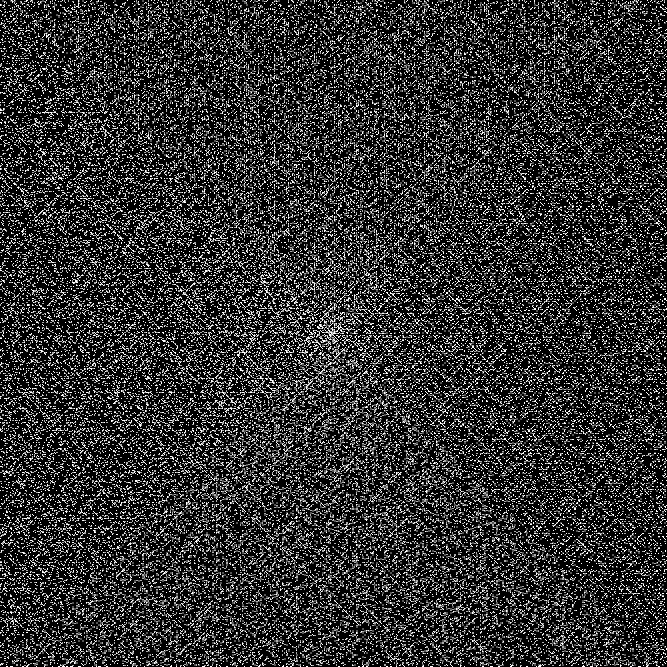
#> input picture ITERATIVE_ART/ulam_spiral_1000x1000_start1.png, 2000 x 2000 px (shown at 1/3 size); its folder holds only this picture in this run
$ python iterative_art_1.py
#> lines starting #> are read from the running program, lines starting #| are printed output that depends on the picture
import numpy as np
from PIL import Image, ImageDraw
import matplotlib.pyplot as plt
import tkinter as tk
from tkinter import filedialog, messagebox
import os

# Target dimensions for loaded image (max size, maintaining aspect ratio)
MAX_SIZE = 1024

# Canvas dimensions (fixed size for all outputs)
CANVAS_W, CANVAS_H = 1800, 900

def select_and_prepare_image():
    """
    Open a file dialog to select an image, then scale it to fit within MAX_SIZE x MAX_SIZE
    while maintaining aspect ratio.
    """
    # Hide the root window
    root = tk.Tk()
    root.withdraw()

    # Open file dialog
    file_path = filedialog.askopenfilename(
        title="Select an image file",
        filetypes=[
            ("Image files", "*.png *.jpg *.jpeg *.gif *.bmp *.tiff *.webp"),
            ("PNG files", "*.png"),
            ("JPEG files", "*.jpg *.jpeg"),
            ("All files", "*.*")
        ]
    )
#> the answer given: ulam_spiral_1000x1000_start1.png

    if not file_path:
        # User cancelled, create default synthetic 2:1 ratio image
        print("No file selected. Using default 2:1 synthetic image.")
        default_w = MAX_SIZE
        default_h = MAX_SIZE // 2
        base = Image.new('RGB', (default_w, default_h), 'white')
        draw = ImageDraw.Draw(base)
        draw.rectangle([0, 0, default_w//2, default_h], fill='lightblue')
        draw.rectangle([default_w//2, 0, default_w, default_h], fill='lightgreen')
        print(f"Default image dimensions: {default_w}x{default_h} (2:1 ratio)")
        return base

    try:
        # Load the image
        img = Image.open(file_path)
#> img is the input picture: PIL image 2000x2000 RGB; 7.8% white in thin lines or dots
        print(f"Loaded image: {os.path.basename(file_path)} ({img.size[0]}x{img.size[1]})")
#| Loaded image: ulam_spiral_1000x1000_start1.png (2000x2000)

        # Convert to RGB if necessary
        if img.mode != 'RGB':
            img = img.convert('RGB')

        # Process image to ensure 2:1 ratio (width:height) for L-System splitting
        original_w, original_h = img.size
        print(f"Original aspect ratio: {original_w/original_h:.2f}:1")
#| Original aspect ratio: 1.00:1

        # Target 2:1 ratio dimensions within MAX_SIZE constraints
        # If height is the limiting factor: h = MAX_SIZE, w = 2 * MAX_SIZE
        # If width is the limiting factor: w = MAX_SIZE, h = MAX_SIZE/2
        if original_w / original_h >= 2.0:
            # Image is already wider than 2:1, height becomes limiting factor
            target_h = min(MAX_SIZE, original_h)
            target_w = target_h * 2
        else:
            # Image is narrower than 2:1, width becomes limiting factor
            target_w = min(MAX_SIZE, original_w)
            target_h = target_w // 2

        # Ensure we don't exceed MAX_SIZE in either dimension
        if target_w > MAX_SIZE:
            target_w = MAX_SIZE
            target_h = MAX_SIZE // 2
        if target_h > MAX_SIZE:
            target_h = MAX_SIZE
            target_w = MAX_SIZE * 2

        print(f"Target 2:1 dimensions: {target_w}x{target_h} (ratio: {target_w/target_h:.1f}:1)")
#| Target 2:1 dimensions: 1024x512 (ratio: 2.0:1)

        # Scale the image to fit the target dimensions
        scale_w = target_w / original_w
        scale_h = target_h / original_h
        scale_factor = min(scale_w, scale_h)

        scaled_w = int(original_w * scale_factor)
        scaled_h = int(original_h * scale_factor)
        img_scaled = img.resize((scaled_w, scaled_h), Image.Resampling.LANCZOS)
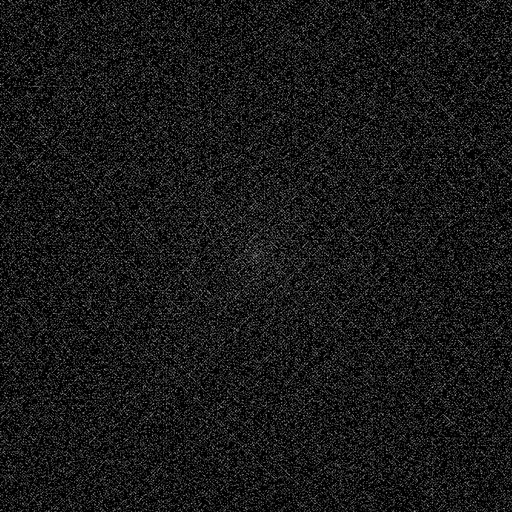
#> img_scaled: PIL image 512x512 RGB; min 0, max 160, mean 23.4

        # Create final 2:1 canvas and center the scaled image
        img_final = Image.new('RGB', (target_w, target_h), (128, 128, 128))
#> img_final: PIL image 1024x512 RGB; every value is 128

        # Center the scaled image on the 2:1 canvas
        paste_x = (target_w - scaled_w) // 2
        paste_y = (target_h - scaled_h) // 2
        img_final.paste(img_scaled, (paste_x, paste_y))
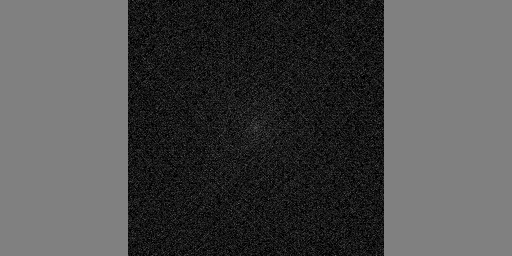
#> img_final: PIL image 1024x512 RGB (shown at 1/2 size); min 0, max 160, mean 75.7

        print(f"Final image: {target_w}x{target_h} with 2:1 ratio for L-System processing")
#| Final image: 1024x512 with 2:1 ratio for L-System processing

        return img_final

    except Exception as e:
        messagebox.showerror("Error", f"Failed to load image: {str(e)}")
        print(f"Error loading image: {e}")
        # Fall back to synthetic 2:1 ratio image
        fallback_w = MAX_SIZE
        fallback_h = MAX_SIZE // 2
        base = Image.new('RGB', (fallback_w, fallback_h), 'white')
        draw = ImageDraw.Draw(base)
        draw.rectangle([0, 0, fallback_w//2, fallback_h], fill='lightblue')
        draw.rectangle([fallback_w//2, 0, fallback_w, fallback_h], fill='lightgreen')
        print(f"Using fallback 2:1 synthetic image: {fallback_w}x{fallback_h}")
        return base

    finally:
        root.destroy()

# 1. Get base image from user selection or create default
base_img = select_and_prepare_image()

# Get actual image dimensions
img_w, img_h = base_img.size

# 2. Create fixed-size canvas with mid-grey background and gridlines
canvas = Image.new('RGB', (CANVAS_W, CANVAS_H), color=(128, 128, 128))  # Mid-grey background
#> canvas: PIL image 1800x900 RGB; every value is 128

# Add gridlines to show rotation effects
draw = ImageDraw.Draw(canvas)
grid_color = (10, 10, 110)  # Dark blue gridlines
grid_spacing = 32  # Grid every 32 pixels
for x in range(0, CANVAS_W, grid_spacing):
    draw.line([(x, 0), (x, CANVAS_H)], fill=grid_color, width=1)
for y in range(0, CANVAS_H, grid_spacing):
    draw.line([(0, y), (CANVAS_W, y)], fill=grid_color, width=1)

# Center the original image on the fixed canvas
offset_x = (CANVAS_W - img_w) // 2
offset_y = (CANVAS_H - img_h) // 2
canvas.paste(base_img, (offset_x, offset_y))
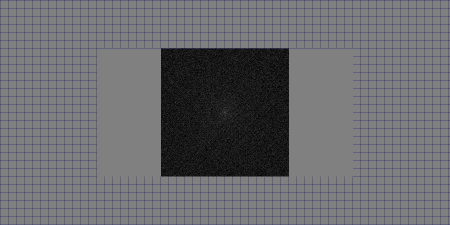
#> canvas: PIL image 1800x900 RGB (shown at 1/4 size); mean R, G, B 106, 106, 110.3

print(f"Original image ({img_w}x{img_h}) placed on fixed canvas ({CANVAS_W}x{CANVAS_H})")
#| Original image (1024x512) placed on fixed canvas (1800x900)
print(f"Canvas offset: ({offset_x}, {offset_y})")
#| Canvas offset: (388, 194)
print(f"Grid spacing: {grid_spacing} pixels")

def recursive_split_advanced(img, x, y, w, h, depth, angle, cumulative_angle=0):
    """
    Advanced recursive split with complete spatial isolation.
    Each piece gets its own coordinate space to prevent overwrites.
    Uses separate buffer canvases for each branch to eliminate interference.
    """
#> called with x = 388, y = 194, w = 1024, h = 512, depth = 3, angle = 15, cumulative_angle = 0
    if depth == 0:
        return img

    import math
    import numpy as np

    # For L-System fern patterns, we need 2:1 rectangles split into squares
    # Calculate square size (height of the rectangle)
    sq = h

    # Define boxes for left/right squares from 2:1 rectangle
    left_box  = (x, y, x+sq, y+sq)        # Left square
    right_box = (x+sq, y, x+w, y+sq)      # Right square (using full width w)

    # The hinge point where pieces connect (shared edge center)
    hinge_x = x + sq
    hinge_y = y + sq // 2

    # Calculate cumulative angles for unfurling effect
    left_total_angle = cumulative_angle + angle      # Unfurl counterclockwise
    right_total_angle = cumulative_angle - angle     # Unfurl clockwise

    print(f"Level {depth}: Processing area ({x},{y}) {w}x{h}")
#| Level 3: Processing area (388,194) 1024x512
    print(f"Level {depth}: Hinge at ({hinge_x},{hinge_y})")
#| Level 3: Hinge at (900,450)
    print(f"Level {depth}: Left angle: {left_total_angle}°, Right angle: {right_total_angle}°")

    # ============================================================================
    # STEP 1: EXTRACT PIECES INTO SEPARATE BUFFERS
    # ============================================================================

    # Extract pieces from the current image state
    left_piece = img.crop(left_box)
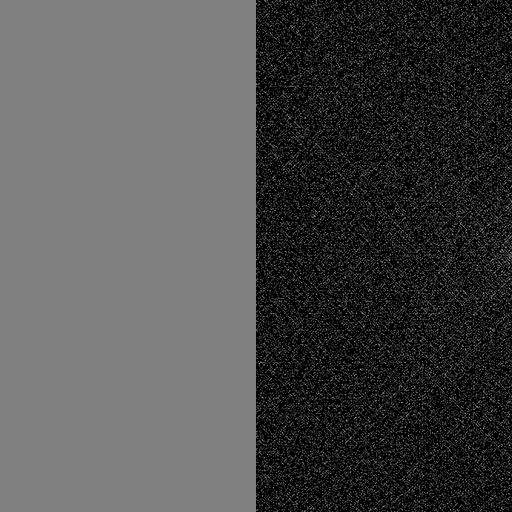
#> left_piece: PIL image 512x512 RGB; min 0, max 158, mean 75.7
    right_piece = img.crop(right_box)

    # Create completely separate working canvases for each piece
    # Make them large enough to handle any rotation without clipping
    buffer_size = max(CANVAS_W, CANVAS_H)
    left_buffer = Image.new('RGB', (buffer_size, buffer_size), (128, 128, 128))
#> left_buffer: PIL image 1800x1800 RGB; every value is 128
    right_buffer = Image.new('RGB', (buffer_size, buffer_size), (128, 128, 128))

    # Calculate buffer centers
    buffer_center = buffer_size // 2

    # Place pieces in buffers - position them so their hinge edges align with buffer center
    # Left piece: its right edge (where it connects) should be at buffer center
    left_buffer.paste(left_piece, (buffer_center - sq, buffer_center - sq//2))

    # Right piece: its left edge (where it connects) should be at buffer center
    right_buffer.paste(right_piece, (buffer_center, buffer_center - sq//2))

    # ============================================================================
    # STEP 2: ROTATE PIECES AROUND HINGE POINTS IN ISOLATION
    # ============================================================================

    # Left piece rotates around its right edge center (the hinge point)
    left_hinge_in_buffer = (buffer_center, buffer_center)
    left_rotated_buffer = left_buffer.rotate(left_total_angle, center=left_hinge_in_buffer, expand=False)

    # Right piece rotates around its left edge center (the hinge point)
    right_hinge_in_buffer = (buffer_center, buffer_center)
    right_rotated_buffer = right_buffer.rotate(right_total_angle, center=right_hinge_in_buffer, expand=False)

    # ============================================================================
    # STEP 3: PROCESS CHILDREN IN COMPLETE ISOLATION
    # ============================================================================

    if depth > 1:
        print(f"  -> Processing left branch in isolation at depth {depth-1}")
        # Process left piece completely in its own buffer
        # Each square gets subdivided into a 2:1 rectangle for true fern branching
        # Left square (sq x sq) becomes (sq x sq/2) 2:1 rectangle at top of square
        left_rect_h = sq // 2  # Half height for 2:1 ratio
        left_final_buffer = recursive_split_advanced(
            left_rotated_buffer,
            buffer_center - sq, buffer_center - sq//2, sq, left_rect_h,
            depth-1, angle, left_total_angle
        )
#> call 2 of recursive_split_advanced, with x = 388, y = 644, w = 512, h = 256, depth = 2, angle = 15, cumulative_angle = 15
#| Level 2: Processing area (388,644) 512x256
#| Level 2: Hinge at (644,772)
#> in recursive_split_advanced (call 2), `right_piece = img.crop(right_box)`:
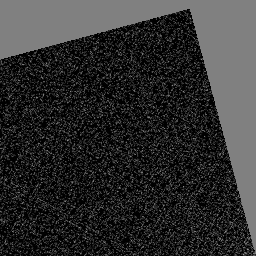
#> right_piece: PIL image 256x256 RGB; min 0, max 153, mean 48
#> in recursive_split_advanced (call 2), `left_rotated_buffer = left_buffer.rotate(left_total_angle, center=left..`:
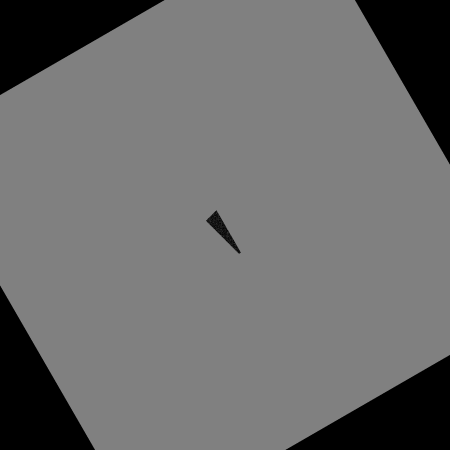
#> left_rotated_buffer: PIL image 1800x1800 RGB (shown at 1/4 size); min 0, max 147, mean 108
#> call 3 of recursive_split_advanced, with x = 644, y = 772, w = 256, h = 128, depth = 1, angle = 15, cumulative_angle = 30
#| Level 1: Processing area (644,772) 256x128
#| Level 1: Hinge at (772,836)
#> in recursive_split_advanced (call 3), `right_piece = img.crop(right_box)`:
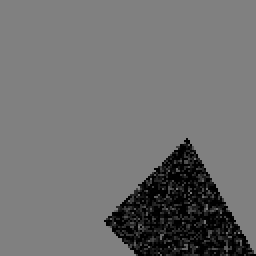
#> right_piece: PIL image 128x128 RGB (shown 2 times larger); min 0, max 129, mean 111.9
#> (the rest of the program and of its run is left out)
